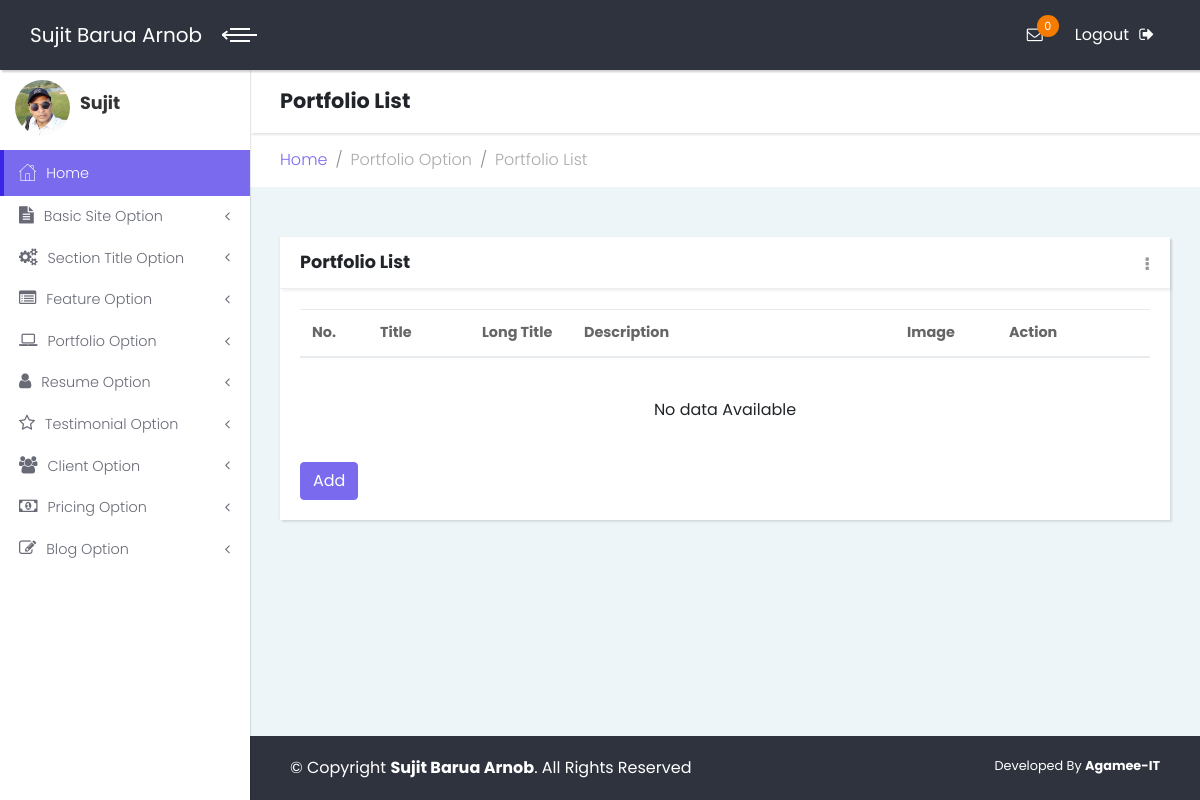
Before: /admin/portfoliolist.php (signed in) with the older database file.
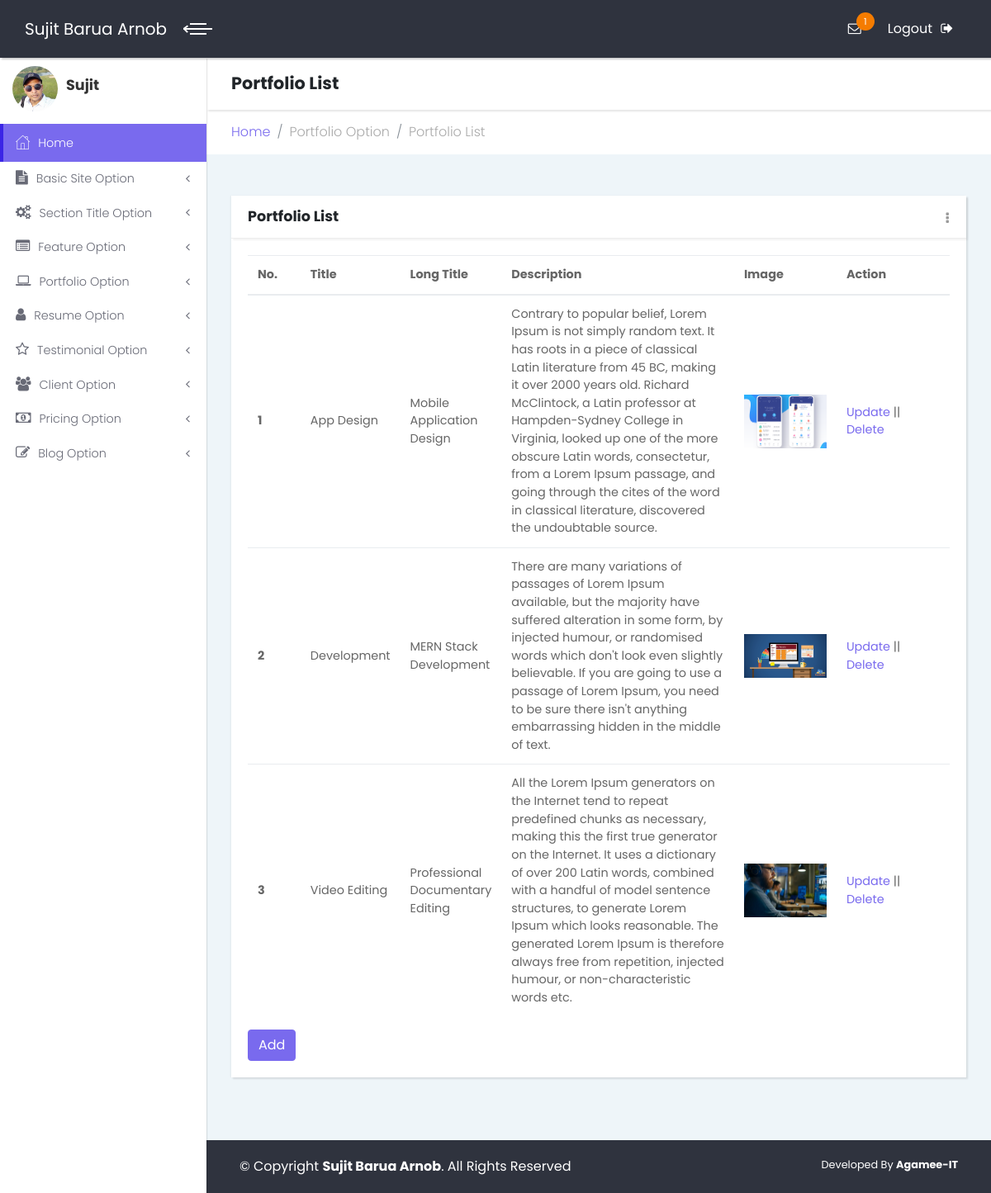
After: the same page with the newer database file.
### tables this page shows
CREATE TABLE `tbl_basic_info` (
  `id` int(11) NOT NULL,
  `name` varchar(255) NOT NULL,
  `nickname` varchar(100) NOT NULL,
  `logo` varchar(255) NOT NULL,
  `favicon` varchar(255) NOT NULL,
  `copyright` varchar(255) NOT NULL
);

CREATE TABLE `tbl_portfolio` (
  `id` int(11) NOT NULL,
  `title` varchar(100) NOT NULL,
  `long_title` text NOT NULL,
  `image` varchar(255) NOT NULL,
  `description` text NOT NULL,
  `work_link` varchar(255) NOT NULL
);

### lib/database.php (called while the page is built, shortened)
<?php
class Database{
	public $host   = DB_HOST;
	public $user   = DB_USER;
	public $pass   = DB_PASS;
	public $dbname = DB_NAME;
	public $link1;
	private function connecDB()
	{
		$this->link1 = new mysqli($this->host, $this->user, $this->pass, $this->dbname);
	}
	public function select($query)
	{
		$result = $this->link1->query($query) or die ($this->link1->error.__LINE__);
		if($result->num_rows > 0){
			return $result;
		}
		else{
			return false;
		}
	}
}
?>

### admin/portfoliolist.php (the view, shortened to what the changed rows need)
<?php include "inc/header.php"; ?>
<?php include "inc/sidebar.php"; ?>
            <div class="content-inner">
                <header class="page-header">
                    <div class="container-fluid">
                        <h2 class="no-margin-bottom">Portfolio List</h2>
                    </div>
                </header>
                <section class="tables">
                    <div class="container-fluid">
                        <div class="row">
                            <div class="col-md-12">
                                <div class="card">
                                    <div class="card-body">
                                        <table class="table">
                                            <thead>
                                                <tr>
                                                    <th width="8%">No.</th>
                                                    <th width="12%">Title</th>
                                                    <th width="12%">Long Title</th>
                                                    <th width="38%">Description</th>
                                                    <th width="12%">Image</th>
                                                    <th width="18%">Action</th>
                                                </tr>
                                            </thead>
                                            <tbody>
<?php
	$query = "select * from tbl_portfolio order by id asc";
    $i = 0;
	$post = $db->select($query);
	if($post)
	{
		while($result = $post->fetch_assoc())
		{
			$i++;
?>
                                                <tr>
                                                    <th scope="row" style="vertical-align:middle"><?php echo $i; ?></th>
                                                    <td scope="row" style="vertical-align:middle"><?php echo $result['title'];; ?></td>
                                                    <td scope="row" style="vertical-align:middle"><?php echo $result['long_title'];; ?></td>
                                                    <td scope="row" style="vertical-align:middle"><?php echo $result['description'];; ?></td>
                                                    <td style="vertical-align:middle;"><img style="width:100px !important;" src="<?php echo $result['image']; ?>" alt="" /></td>
                                                    <td style="vertical-align:middle"><a class="actionLink" href="editportfolio.php?portfolioId=<?php echo $result['id']; ?>">Update</a>  || <a class="actionLink" onclick= "return confirm('Are you sure to Delete This Portfolio?');" href="?delportfolioid=<?php echo $result['id'];?>">Delete</a></td>
                                                </tr>
<?php } } ?>
											</tbody>
                                        </table>
<?php if($i==0) { ?>
                                        <p class="text-center py-4">No data Available</p>
<?php } ?>
                                        <a href="addportfolio.php" class="btn btn-primary">Add</a>
                                    </div>
                                </div>
                            </div>
                           </div>
                    </div>
                </section>
<?php include "inc/footer.php"; ?>
            </div>
        </div>
    </div>
</body>
</html>

### admin/inc/header.php (shortened to what the changed rows need)
<?php include '../lib/database.php'; ?>
<?php
	$db = new Database();
?>
<!DOCTYPE html>
<html>
<head>
    <link rel="stylesheet" href="vendor/bootstrap/css/bootstrap.min.css">
    <link rel="stylesheet" href="vendor/font-awesome/css/font-awesome.min.css">
    <link rel="stylesheet" href="css/fontastic.css">
    <link rel="stylesheet" href="css/style.default.css" id="theme-stylesheet">
    <link rel="stylesheet" href="css/custom.css">
</head>
<body>
    <div class="page">
        <header class="header">
            <nav class="navbar">
                <div class="container-fluid">
                    <div class="navbar-holder d-flex align-items-center justify-content-between">
                        <div class="navbar-header">
                            <a href="index.php" class="navbar-brand">
<?php
    $query = "select * from tbl_basic_info";
    $getData = $db->select($query);
    if($getData)
    {
        while($result = $getData->fetch_assoc())
        {
?>
                                <div class="brand-text brand-big"><span><?php echo $result['name'];?></span></div>
<?php } } ?>
                            </a>
                        </div>
                        <ul class="nav-menu list-unstyled d-flex flex-md-row align-items-md-center">
<?php
		$query = "select count(id) as countId from tbl_contact where status=0";
		$getData = $db->select($query);
		if($getData)
		{
			while($result = $getData->fetch_assoc())
			{
				$countId = $result['countId'];
			}
		}
?>
                            <li class="nav-item dropdown"> <a id="messages" rel="nofollow" href="inbox.php" class="nav-link"><i class="fa fa-envelope-o"></i><span class="badge bg-orange"><?php echo $countId; ?></span></a>
                            </li>
                        </ul>
                    </div>
                </div>
            </nav>
        </header>

### admin/inc/sidebar.php (shortened to what the changed rows need)
        <div class="page-content d-flex align-items-stretch">
            <nav class="side-navbar">
<?php
    $query = "select * from tbl_basic_info";
    $getData = $db->select($query);
    if($getData)
    {
        while($result = $getData->fetch_assoc())
        {
?>
                <div class="sidebar-header d-flex align-items-center">
                    <div class="avatar"><img src="<?php echo $result['logo'];?>" alt="..." class="img-fluid rounded-circle"></div>
                    <div class="title">
                        <h1 class="h4"><?php echo $result['nickname'];?></h1>
                    </div>
                </div>
<?php } } ?>
            </nav>

### admin/inc/footer.php
<footer class="main-footer">
	<div class="container-fluid">
		<div class="row">
			<div class="col-sm-8">
<?php
$query = "select * from tbl_basic_info";
$getData = $db->select($query);
if($getData)
{
	while($result = $getData->fetch_assoc())
	{
?>
				&copy; Copyright <strong><span><?php echo $result['name'];?></span></strong>. All Rights Reserved
<?php } } ?>
			</div>
			<div class="col-sm-4 text-right">
				<p>Developed By <b><a href="#">Agamee-IT</a></b></p>
			</div>
		</div>
	</div>
</footer>

Changed rows visible on the page:
added tbl_portfolio: title "App Design", long_title "Mobile Application Design", description "Contrary to popular belief, Lorem Ipsum is not simply random text. It has roots in a piece of classical Latin literature from 45 BC, making it over 2000 years old. Richard McClintock, a Latin professor at Hampden-Sydney College in Virginia, looked up one of the more obscure Latin words, consectetur, from a Lorem Ipsum passage, and going through the cites of the word in classical literature, discovered the undoubtable source.", image (picture)
added tbl_portfolio: title "Development", long_title "MERN Stack Development", description "There are many variations of passages of Lorem Ipsum available, but the majority have suffered alteration in some form, by injected humour, or randomised words which don't look even slightly believable. If you are going to use a passage of Lorem Ipsum, you need to be sure there isn't anything embarrassing hidden in the middle of text.", image (picture)
added tbl_portfolio: title "Video Editing", long_title "Professional Documentary Editing", description "All the Lorem Ipsum generators on the Internet tend to repeat predefined chunks as necessary, making this the first true generator on the Internet. It uses a dictionary of over 200 Latin words, combined with a handful of model sentence structures, to generate Lorem Ipsum which looks reasonable. The generated Lorem Ipsum is therefore always free from repetition, injected humour, or non-characteristic words etc.", image (picture)
Other visible differences:
$countId: "0" → "1"
text no longer shown: "No data Available"
